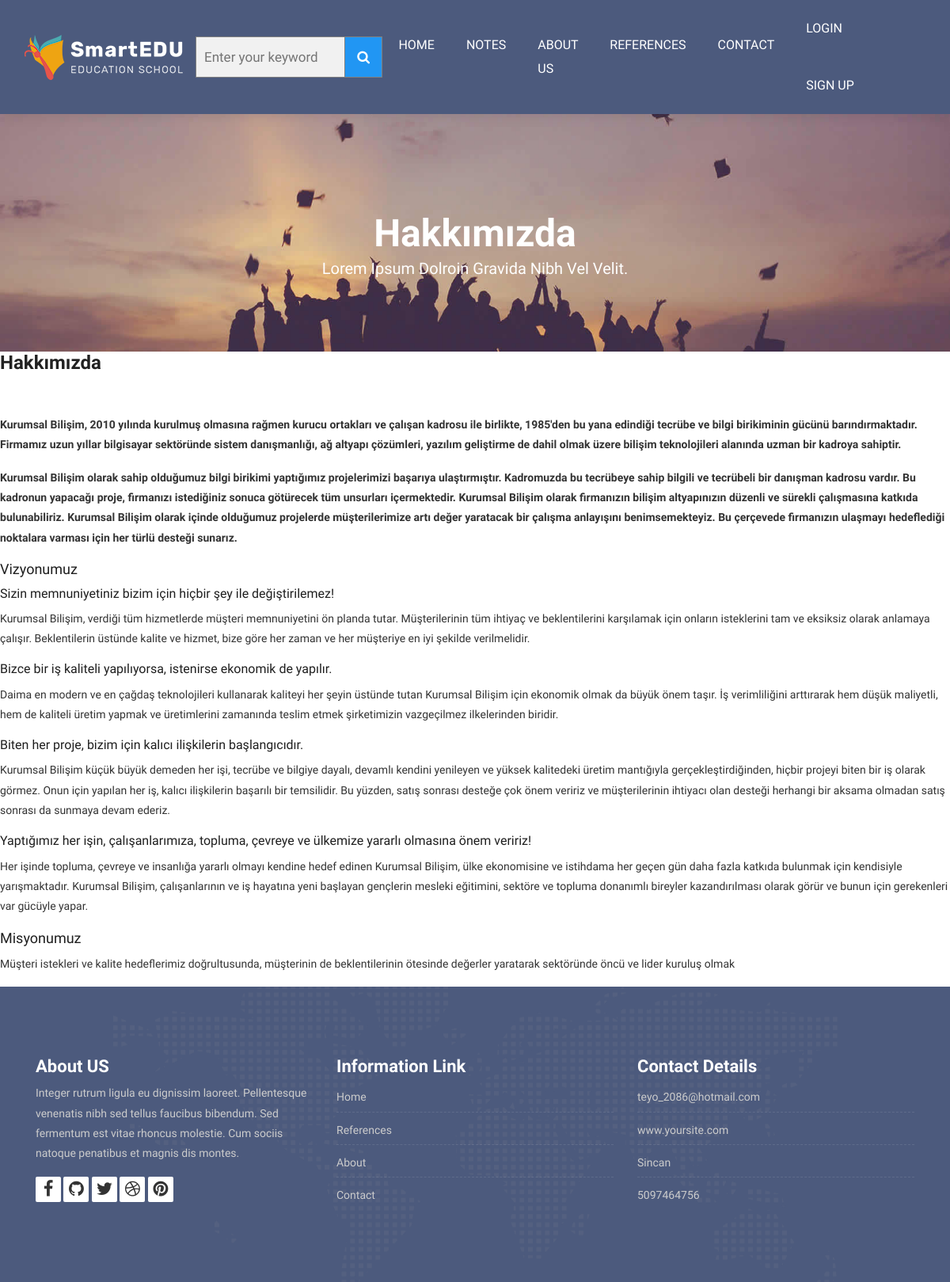
The page /about/ on the database its author committed.
### home/models.py (models this page shows, shortened)
class Setting(models.Model):
    STATUS = (
        ('True', 'Evet'),
        ('False', 'Hayır'),
    )
    title = models.CharField(max_length=150)
    keywords = models.CharField(max_length=250)
    description = models.CharField(max_length=250)
    company = models.CharField(max_length=50)
    address = models.CharField(max_length=150,blank=True)
    phone = models.CharField(max_length=15,blank=True)
    fax = models.CharField(max_length=15,blank=True)
    email = models.CharField(max_length=50,blank=True)
    smtpserver = models.CharField(max_length=20,blank=True)
    smtpsemail = models.CharField(max_length=20,blank=True)
    smtppassword = models.CharField(max_length=10,blank=True)
    smtpport = models.CharField(max_length=5,blank=True)
    icon=models.ImageField(blank=True,upload_to='images/')
    facebook = models.CharField(max_length=150,blank=True)
    Instagram = models.CharField(max_length=150,blank=True)
    twitter= models.CharField(max_length=150,blank=True)
    aboutus = RichTextUploadingField(blank=True)
    contactus = RichTextUploadingField(blank=True)
    references = RichTextUploadingField(blank=True)
    status = models.CharField(max_length=10, choices=STATUS)
    created_at=models.DateTimeField(auto_now_add=True)
    updated_at=models.DateTimeField(auto_now=True)

### home/views.py (the view)
# urls.py: path('about/',views.about,name='about'),
def about(request):
    setting= Setting.objects.get(pk=1)
    category = Category.objects.all()
    context={'setting':setting,'category': category}
    return render(request,'about.html' ,context)

### home/templates/about.html (shortened to what this page needs)
{% extends "homebase.html" %}
{% block content %}
<div class="all-title-box">
		<div class="container text-center">
			<h1>Hakkımızda<span class="m_1">Lorem Ipsum dolroin gravida nibh vel velit.</span></h1>
		</div>
	</div>
    {{ setting.aboutus|safe }}
{% endblock %}

### home/templates/footer.html (shortened to what this page needs)
{% load static %}
<footer class="footer">
        <div class="container">
            <div class="row">
                <div class="col-lg-4 col-md-4 col-xs-12">
                    <div class="widget clearfix">
                        <div class="widget-title">
                            <h3>About US</h3>
                        </div>
                        <p> Integer rutrum ligula eu dignissim laoreet. Pellentesque venenatis nibh sed tellus faucibus bibendum. Sed fermentum est vitae rhoncus molestie. Cum sociis natoque penatibus et magnis dis montes.</p>
						<div class="footer-right">
							<ul class="footer-links-soi">
								<li><a href="#"><i class="fa fa-facebook"></i></a></li>
								<li><a href="#"><i class="fa fa-github"></i></a></li>
								<li><a href="#"><i class="fa fa-twitter"></i></a></li>
								<li><a href="#"><i class="fa fa-dribbble"></i></a></li>
								<li><a href="#"><i class="fa fa-pinterest"></i></a></li>
							</ul>
						</div>
                    </div>
                </div>
				<div class="col-lg-4 col-md-4 col-xs-12">
                    <div class="widget clearfix">
                        <div class="widget-title">
                            <h3>Information Link</h3>
                        </div>
                        <ul class="footer-links">
                            <li><a href="/">Home</a></li>
                            <li><a href="/references">References</a></li>
							<li><a href="/about">About</a></li>
							<li><a href="/contact">Contact</a></li>
                        </ul>
                    </div>
                </div>
                <div class="col-lg-4 col-md-4 col-xs-12">
                    <div class="widget clearfix">
                        <div class="widget-title">
                            <h3>Contact Details</h3>
                        </div>
                        <ul class="footer-links">
                            <li><a href="mailto:#">{{ setting.email }}</a></li>
                            <li><a href="#">www.yoursite.com</a></li>
                            <li>{{ setting.address }}</li>
                            <li>{{ setting.phone}}</li>
                        </ul>
                    </div>
                </div>
            </div>
        </div>
    </footer>

### home/static/style.css (style rules this page uses)
body { color: #333333; font-size: 14px; font-family: 'Rubik', sans-serif; line-height: 1.80857; }
html, body { height: 100%; }
a { color: #1f1f1f; text-decoration: none !important; outline: none !important; -webkit-transition: all .3s ease-in-out; -moz-transition: all .3s ease-in-out; -ms-transition: all .3s ease-in-out; -o-transition: all .3s ease-in-out; transition: all .3s ease-in-out; }
h1, h2, h3, h4, h5, h6 { letter-spacing: 0; font-weight: normal; position: relative; padding: 0 0 10px 0; font-weight: normal; line-height: 120% !important; color: #1f1f1f; margin: 0 }
h1 { font-size: 24px }
h3 { font-size: 18px }
h4 { font-size: 16px }
h1 a, h2 a, h3 a, h4 a, h5 a, h6 a { color: #212121; text-decoration: none!important; opacity: 1 }
a { color: #1f1f1f; text-decoration: none; outline: none; }
a, .btn { text-decoration: none !important; outline: none !important; -webkit-transition: all .3s ease-in-out; -moz-transition: all .3s ease-in-out; -ms-transition: all .3s ease-in-out; -o-transition: all .3s ease-in-out; transition: all .3s ease-in-out; }
.footer { padding: 90px 0 80px !important; color: #cccccc; background:#4c5a7d url('images/world-map.png') no-repeat center; }
.footer .widget-title { position: relative; display: block; margin-bottom: 10px; }
.footer .widget-title h3 { color: #fff; font-weight: 700; font-size: 22px; padding: 0; margin: 0; line-height: 1 !important; }
.footer-links { list-style: none; padding: 0; }
.footer-links a { color: #cccccc; }
.footer-links li { margin-bottom: 5px; display: block; width: 100%; padding: 5px 0px; border-bottom: 1px dashed rgba(255, 255, 255, 0.1); }
.footer-links li:last-child { margin-bottom: 0; padding-bottom: 0; border: 0; }
.footer-links-soi { margin: 0px; padding: 0px; }
.footer-links-soi li { display: inline-block; }
.footer-links-soi li a { background: #ffffff; color: #333333; width: 32px; height: 32px; display: block; font-size: 22px; text-align: center; line-height: 32px; border-radius: 2px; }
.footer-links-soi li a i { -webkit-transition: all 0.6s ease; -o-transition: all 0.6s ease; transition: all 0.6s ease; }
.all-title-box { background: url(images/banner.jpg)no-repeat; -webkit-background-size: cover; -moz-background-size: cover; -o-background-size: cover; background-size: cover; background-position: center; min-height: 300px; }
.all-title-box h1 { color: #fff; font-weight: 600; text-transform: capitalize; padding-top: 11%; font-size: 48px; line-height: 0px; }
span.m_1 { font-weight: 300; font-size: 20px; line-height: 1.5em; display: block; }

### home/static/css/slider.css (style rules this page uses)
* { box-sizing:border-box }

### home/static/css/tabs.css (style rules this page uses)
body { background:#fff; font-family: 'Arimo', sans-serif; }

### home/static/css/search.css (style rules this page uses)
* { box-sizing: border-box; }

### rows shown on the page
Setting: aboutus "Hakkımızda Kurumsal Bilişim, 2010 yılında kurulmuş olmasına rağmen kurucu ortakları ve çalışan kadrosu ile birlikte, 1985'den bu yana edindiği tecrübe ve bilgi birikiminin gücünü barındırmaktadır. Firmamız uzun yıllar bilgisayar sektöründe sistem danışmanlığı, ağ altyapı çözümleri, yazılım geliştirme de dahil olmak üzere bilişim teknolojileri alanında uzman bir kadroya sahiptir. Kurumsal Bilişim olarak sahip olduğumuz bilgi birikimi yaptığımız projelerimizi başarıya ulaştırmıştır. Kadromuzda bu tecrübeye sahip bilgili ve tecrübeli bir danışman kadrosu vardır. Bu kadronun yapacağı proje, firmanızı istediğiniz sonuca götürecek tüm unsurları içermektedir. Kurumsal Bilişim olarak firmanızın…", email "teyo_2086@hotmail.com", address "Sincan", phone "5097464756"
